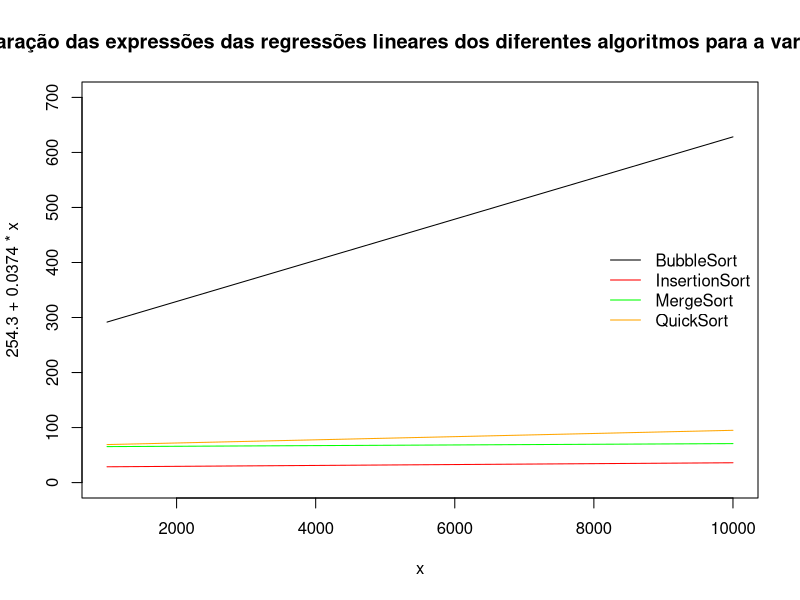
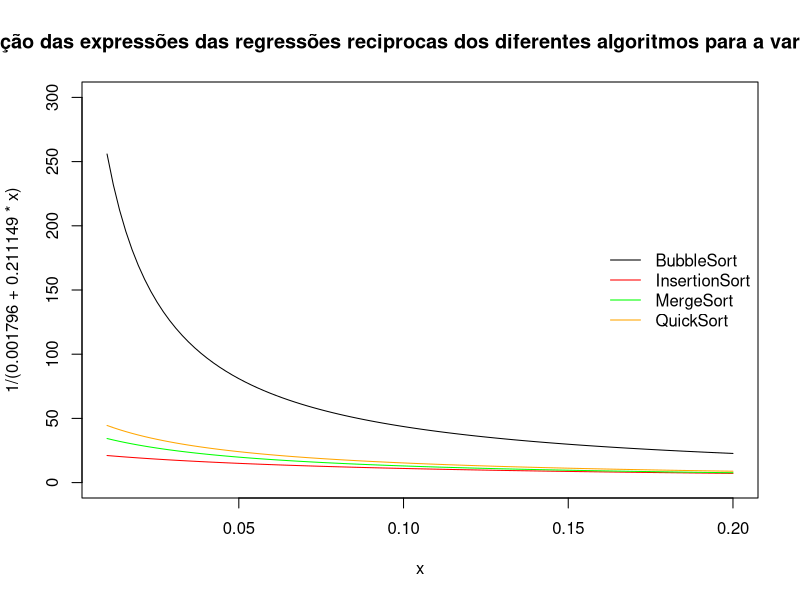

Here is the R script that generated these plots, in order:
curve(254.3+0.03740*x, main= "Comparação das expressões das regressões lineares dos diferentes algoritmos para a variação de N", 1000,10000, ylim = c(0,700)) #Bubble
curve(27.91+0.0008137*x, , col = "red",add=TRUE) #Insertion
curve(64.79+0.0006053*x, add = TRUE, col="green") #Merge
curve(66.21+0.002881*x, add=TRUE,col="orange") #Quick

legend("right",legend=c("BubbleSort", "InsertionSort", "MergeSort", "QuickSort"), lty=c(1,1,1,1), col=c("black","red","green","orange"),lwd=1:1,bty="n")



curve(1/(0.001796+0.211149*x), main= "Comparação das expressões das regressões reciprocas dos diferentes algoritmos para a variação do EPS", 0.01,0.20, ylim = c(0,300)) #Bubble
curve(1/(0.042599+0.482548*x), , col = "red",add=TRUE) #Insertion
curve(1/(0.023793+0.532862*x), add = TRUE, col="green") #Merge
curve(1/(0.0177057+0.4761530*x), add=TRUE,col="orange") #Quick

legend("right",legend=c("BubbleSort", "InsertionSort", "MergeSort", "QuickSort"), lty=c(1,1,1,1), col=c("black","red","green","orange"),lwd=1:1,bty="n")